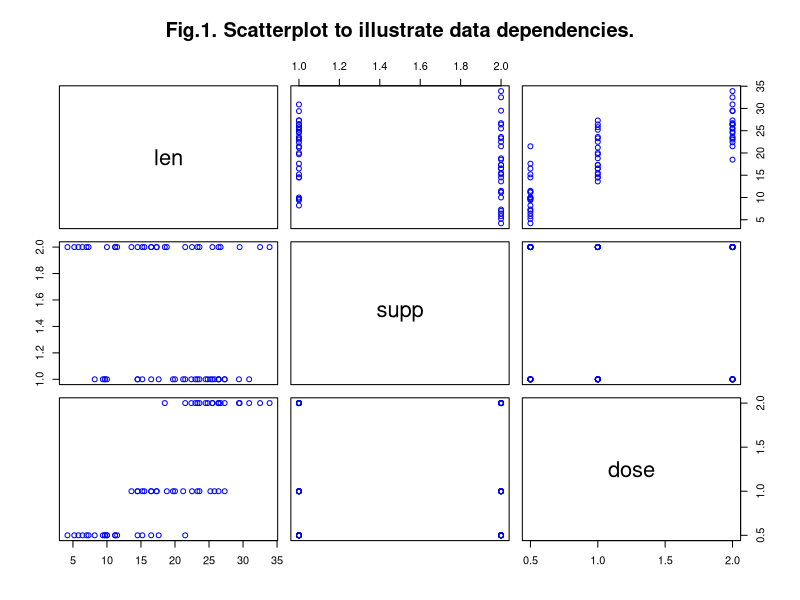
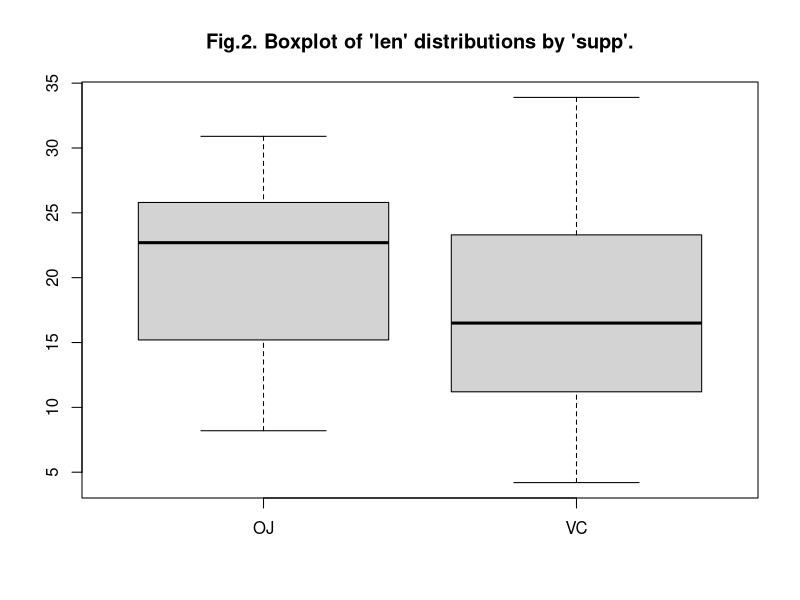
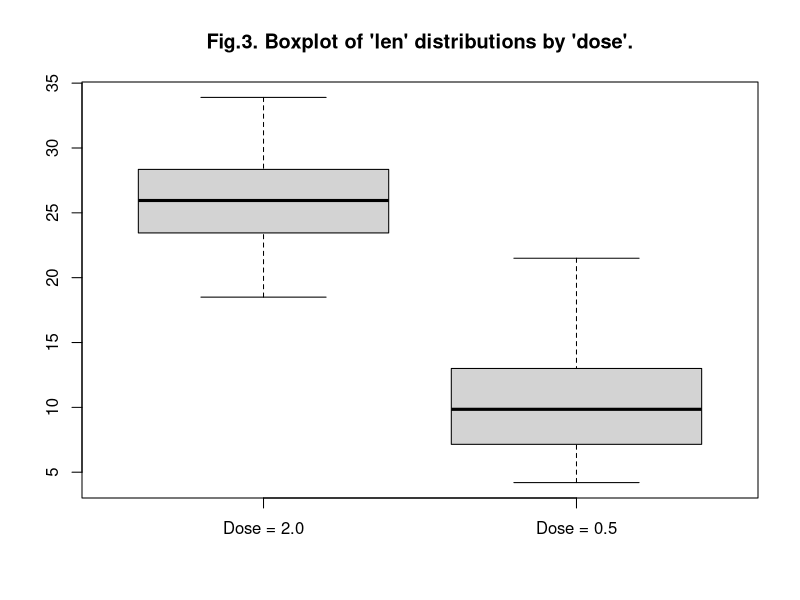

R code for these plots, in order:
## ---- chunk 1
data(ToothGrowth)
tg <- ToothGrowth;
head(tg)
summary(tg)
t1<-rbind(c(class(tg$len), class(tg$supp), class(tg$dose)),
          c(length(unique(tg$len)), length(unique(tg$supp)), length(unique(tg$dose))));
colnames(t1) <- names(tg);
rownames(t1) <- c("Class of parameter", "Number of values");t1
## ---- chunk 2
plot(tg, main="Fig.1. Scatterplot to illustrate data dependencies.",col="blue")
## ---- chunk 3
confidence_interval95 <- function(x1,x2) {
  md <- mean(x1) - mean(x2);
  n1 <- length(x1); n2 <- length(x2);
  s1 <- sd(x1);   s2 <- sd(x2);
  semd <- sqrt(((n1-1)*s1^2 +(n2-1)*s2^2)/(n1+n2-2))*sqrt(1/n1+1/n2);
  md+c(-1,1)*qt(0.975, df=(n1+n2-2))*semd;
}
## ---- chunk 4
tp.vc <- factor("VC", levels = levels(unique(tg$supp)))
tp.oj <- factor("OJ", levels = levels(unique(tg$supp)))
lnBySuppOJ <- tg[tg$supp == tp.oj, ]$len
lnBySuppVC <- tg[tg$supp == tp.vc, ]$len
boxplot(lnBySuppOJ,lnBySuppVC, 
        main="Fig.2. Boxplot of 'len' distributions by 'supp'.", 
        names=c("OJ", "VC"), col="lightgray")
rbind(c(mean(lnBySuppOJ),mean(lnBySuppVC)),
      c(sd(lnBySuppOJ), sd(lnBySuppVC)))
## ---- chunk 5
confidence_interval95(lnBySuppOJ, lnBySuppVC)
ttest<-t.test(lnBySuppOJ,lnBySuppVC, paired=FALSE, var.equal = TRUE);ttest
## ---- chunk 6
lnByDose2 <- tg[tg$dose > 1, ]$len
lnByDose05 <- tg[tg$dose < 1, ]$len
boxplot(lnByDose2, lnByDose05,
        main="Fig.3. Boxplot of 'len' distributions by 'dose'.", 
        names=c( "Dose = 2.0", "Dose = 0.5"), col="lightgray")

rbind(c(mean(lnByDose2),mean(lnByDose05)),
      c(sd(lnByDose2), sd(lnByDose05)))
## ---- chunk 7
confidence_interval95(lnByDose2, lnByDose05)
ttest<-t.test(lnByDose2,lnByDose05, paired=FALSE, var.equal = TRUE);ttest
